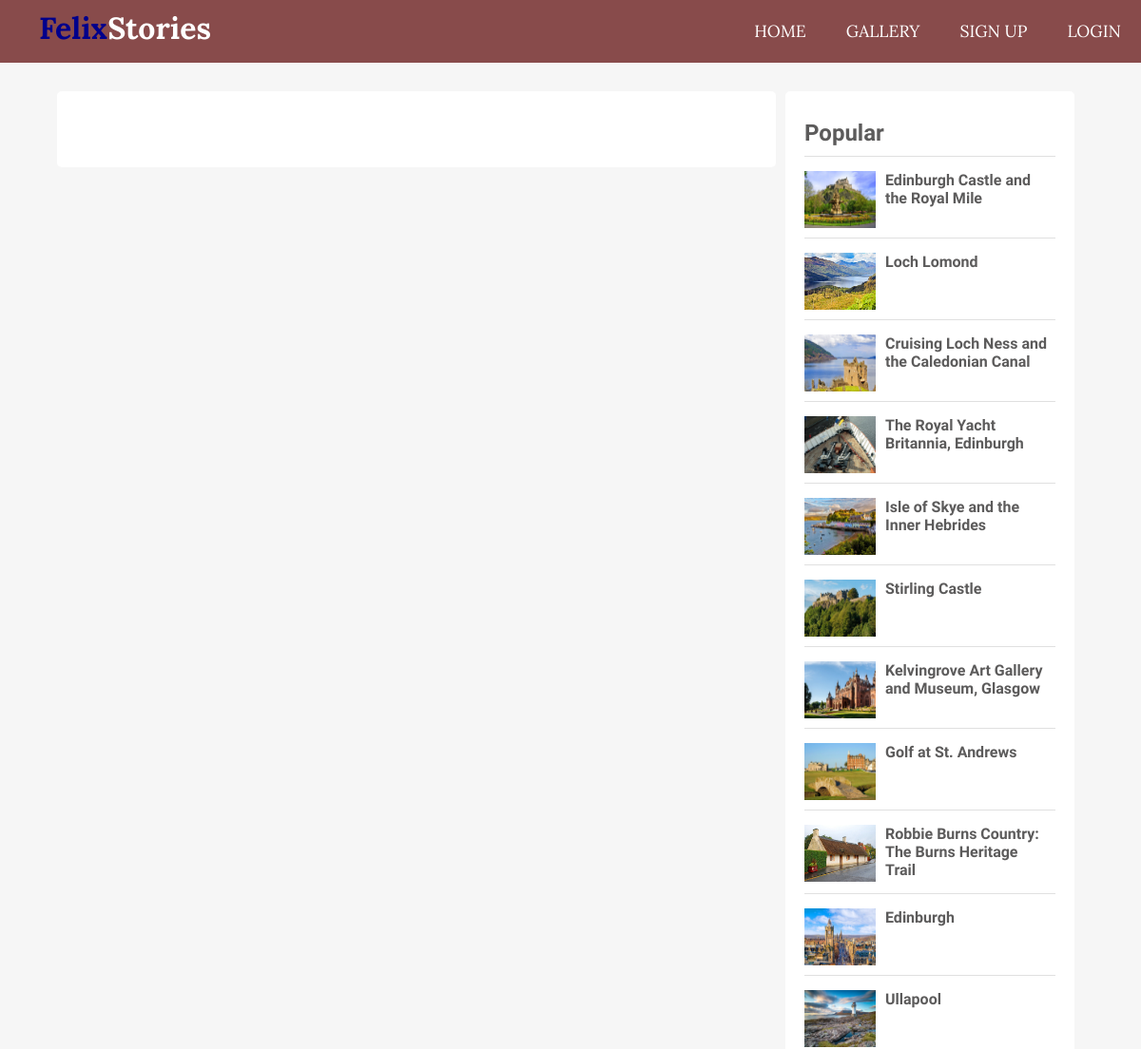
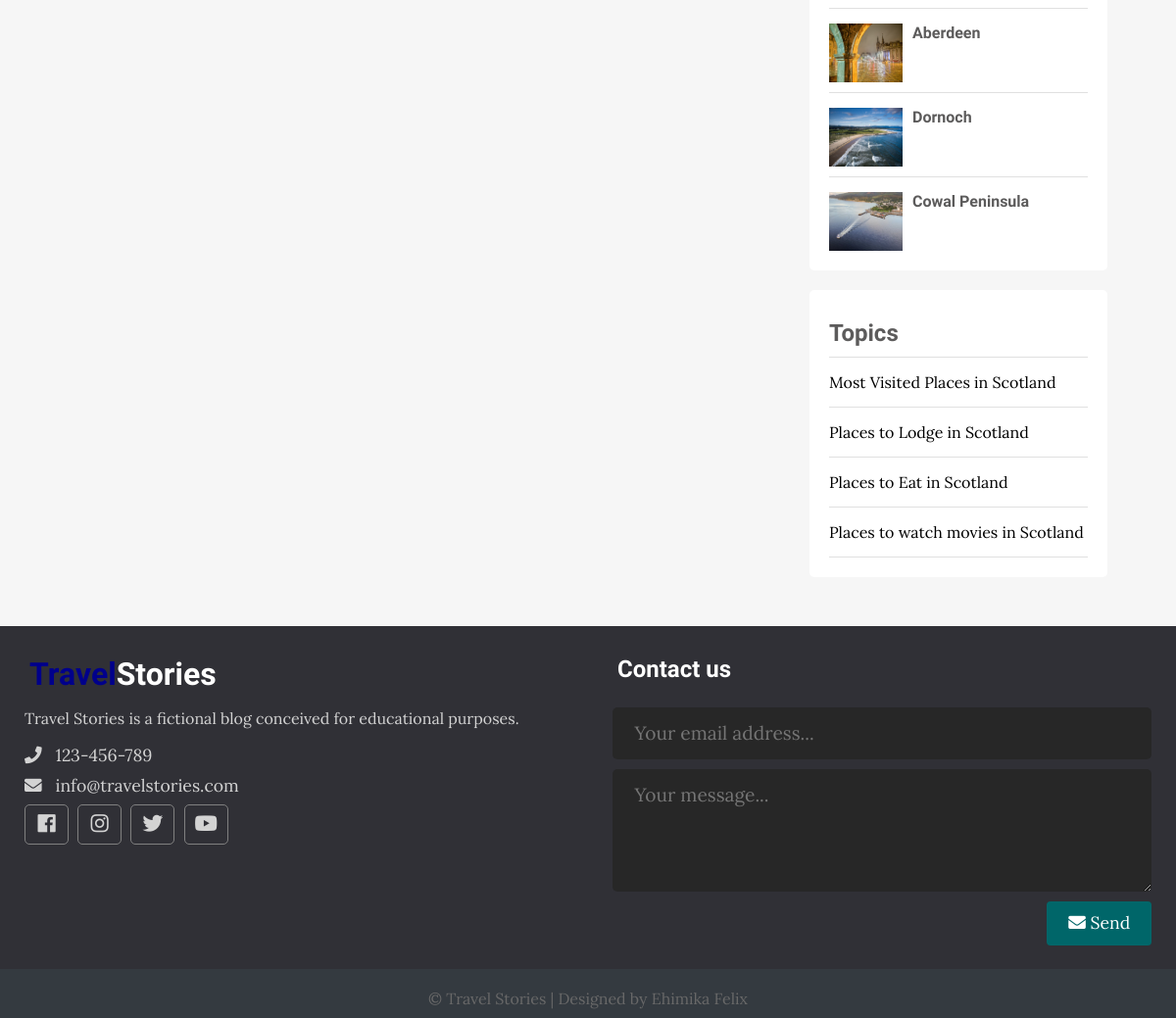
The page /single.php on the database its author committed (2 pictures, top to bottom).
### tables this page shows
CREATE TABLE `posts` (
  `id` int(11) NOT NULL,
  `user_id` int(11) NOT NULL,
  `topic_id` int(11) DEFAULT NULL,
  `title` varchar(255) NOT NULL,
  `image` varchar(255) NOT NULL,
  `body` text NOT NULL,
  `published` tinyint(4) NOT NULL,
  `created_at` datetime NOT NULL DEFAULT current_timestamp()
);

CREATE TABLE `topics` (
  `id` int(11) NOT NULL,
  `name` varchar(100) NOT NULL,
  `description` text NOT NULL
);

### app/database/db.php (called while the page is built, shortened)
<?php
require('connect.php');
function executeQuery($sql, $data)
{
    global $conn;
    $stmt = $conn->prepare($sql);
    $values = array_values($data);
    $types = str_repeat('s', count($values));
    $stmt->bind_param($types, ...$values);
    $stmt->execute();
    return $stmt;
}
function selectAll($table, $conditions = [])
{
    global $conn;
    $sql = "SELECT * FROM $table";
    if (empty($conditions)) {
        $stmt = $conn->prepare($sql);
        $stmt->execute();
        $records = $stmt->get_result()->fetch_all(MYSQLI_ASSOC);
        return $records;
    } else {
        $i = 0;
        foreach ($conditions as $key => $value) {
            if ($i === 0) {
                $sql = $sql . " WHERE $key=?";
            } else {
                $sql = $sql . " AND $key=?";
            }
            $i++;
        }
        $stmt = executeQuery($sql, $conditions);
        $records = $stmt->get_result()->fetch_all(MYSQLI_ASSOC);
        return $records;
    }
}

### app/controllers/posts.php (called while the page is built, shortened)
<?php
include(ROOT_PATH . "/app/database/db.php");
$table = 'posts';
$topics = selectAll('topics');
$posts = selectAll($table);

### single.php (the view, shortened to what this page needs)
<?php include(ROOT_PATH . '/app/controllers/posts.php');
$topics = selectAll('topics');
$posts = selectAll('posts', ['published' => 1]);
?>
<!DOCTYPE html>
<html lang="en">
<head>
  <link rel="stylesheet" href="https://use.fontawesome.com/releases/v5.7.2/css/all.css"
>
  <link rel="stylesheet" href="assets/css/style.css">
</head>
<body>
  <?php include(ROOT_PATH . "/app/includes/header.php"); ?>
  <div class="page-wrapper">
    <div class="content clearfix">
      <div class="main-content-wrapper">
        <div class="main-content single">
        </div>
      </div>
      <div class="sidebar single">
        <div class="section popular">
          <h2 class="section-title">Popular</h2>
          <?php foreach ($posts as $p): ?>
            <div class="post clearfix">
              <img src="<?php echo BASE_URL . '/assets/images/' . $p['image']; ?>" alt="">
              <a href="" class="title">
                <h4><?php echo $p['title'] ?></h4>
              </a>
            </div>
          <?php endforeach; ?>
        </div>
        <div class="section topics">
          <h2 class="section-title">Topics</h2>
          <ul>
            <?php foreach ($topics as $topic): ?>
              <li><a href="<?php echo BASE_URL . '/index.php?t_id=' . $topic['id'] . '&name=' . $topic['name'] ?>"><?php echo $topic['name']; ?></a></li>
            <?php endforeach; ?>
          </ul>
        </div>
      </div>
    </div>
  </div>
  <?php include(ROOT_PATH . "/app/includes/footer.php"); ?>
</body>
</html>

### app/includes/header.php (shortened to what this page needs)
<header>
    <a href="<?php echo BASE_URL . '/index.php' ?>" class="logo">
      <h1 class="logo-text"><span>Felix</span>Stories</h1>
    </a>
    <ul class="nav">
      <li><a href="<?php echo BASE_URL . '/index.php' ?>">HOME</a></li>
      <li><a href="<?php echo BASE_URL . '/gallery.php' ?>">GALLERY</a></li>
      <?php if (isset($_SESSION['id'])): ?>
        <li>
          <a href="#">
            <i class="fa fa-user"></i>
            <?php echo $_SESSION['username']; ?>
            <i class="fa fa-chevron-down" style="font-size: .8em;"></i>
          </a>
          <ul>
              <li><a href="<?php echo BASE_URL . '/admin/dashboard.php' ?>">Dashboard</a></li>
            <li><a href="<?php echo BASE_URL . '/logout.php' ?>" class="logout">Logout</a></li>
          </ul>
        </li>
      <?php else: ?>
        <li><a href="<?php echo BASE_URL . '/register.php' ?>">SIGN UP</a></li>
        <li><a href="<?php echo BASE_URL . '/login.php' ?>">LOGIN</a></li>
      <?php endif; ?>
    </ul>
</header>

### app/includes/footer.php
<div class="footer">
   <div class="footer-content">
     <div class="footer-section about">
       <h1 class="logo-text"><span>Travel</span>Stories</h1>
       <p>
         Travel Stories is a fictional blog conceived for educational purposes.
       </p>
       <div class="contact">
         <span><i class="fas fa-phone"></i> &nbsp; 123-456-789</span>
         <span><i class="fas fa-envelope"></i> &nbsp; info@travelstories.com</span>
       </div>
       <div class="socials">
         <a href="#"><i class="fab fa-facebook"></i></a>
         <a href="#"><i class="fab fa-instagram"></i></a>
         <a href="#"><i class="fab fa-twitter"></i></a>
         <a href="#"><i class="fab fa-youtube"></i></a>
       </div>
     </div>
     <div class="footer-section contact-form">
       <h2>Contact us</h2>
       <br>
       <form action="index.html" method="post">
         <input type="email" name="email" class="text-input contact-input" placeholder="Your email address...">
         <textarea rows="4" name="message" class="text-input contact-input" placeholder="Your message..."></textarea>
         <button type="submit" class="btn btn-big contact-btn">
           <i class="fas fa-envelope"></i>
           <a href="#">Send</a>
         </button>
       </form>
     </div>
   </div>
   <div class="footer-bottom">
     &copy; Travel Stories | Designed by Ehimika Felix
   </div>
 </div>

### assets/css/style.css (style rules this page uses)
* { box-sizing: border-box; }
html, body { height: 100%; padding: 0px; margin: 0px; background: #f6f6f6; font-family: "Lora", serif; }
h1, h2, h3, h4, h5, h6 { font-family: "Candal", serif; color: #5c5b5b; margin: 5px; }
a { text-decoration: none; color: inherit; }
.clearfix::after { content: ""; display: block; clear: both; }
.btn { padding: 0.5rem 1rem; background: #006669; color: white; border: 1px solid transparent; border-radius: 0.25rem; font-size: 1.08em; font-family: "Lora", serif; }
.btn-big { padding: 0.7rem 1.3rem; line-height: 1.3rem; }
.text-input { padding: 0.7rem 1rem; display: block; width: 100%; border-radius: 5px; border: 1px solid #e0e0e0; outline: none; color: #444; line-height: 1.5rem; font-size: 1.2em; font-family: "Lora", serif; }
header { background: #884b4b; height: 66px; }
header * { color: white; }
header .logo { float: left; height: inherit; margin-left: 2em; }
header .logo-text { margin: 9px; font-family: "Lora", Georgia, 'Times New Roman', Times, serif; }
header .logo-text span { color: darkblue; }
header ul { float: right; margin: 0px; padding: 0px; list-style: none; }
header ul li { float: left; position: relative; }
header ul li a { display: block; padding: 21px; font-size: 1.1em; text-decoration: none; }
.page-wrapper { min-height: 100%; }
.content { width: 90%; margin: 30px auto 30px; }
.content .main-content { width: 70%; float: left; }
.content .main-content.single { background: white; padding: 20px 50px; font-size: 1.1em; border-radius: 5px; }
.content .popular .post { border-top: 1px solid #e0e0e0; margin-top: 10px; padding-top: 10px; }
.content .popular .post img { height: 60px; width: 75px; float: left; margin-right: 10px; }
.content .sidebar { width: 30%; float: left; }
.content .sidebar.single { padding: 0px 10px; }
.content .sidebar .section { background: white; padding: 20px; border-radius: 5px; margin-bottom: 20px; }
.content .sidebar .section .section-title { margin: 10px 0px 10px 0px; }
.content .sidebar .section.topics ul { margin: 0px; padding: 0px; list-style: none; border-top: 1px solid #e0e0e0; }
.content .sidebar .section.topics ul li a { display: block; padding: 15px 0px 15px 0px; border-bottom: 1px solid #e0e0e0; transition: all 0.3s; }
.footer { background: #303036; color: #d3d3d3; height: 400px; position: relative; }
.footer .footer-content { height: 350px; display: flex; }
.footer .footer-content .footer-section { flex: 1; padding: 25px; }
.footer .footer-content h1, .footer .footer-content h2 { color: white; }
.footer .footer-content .about h1 span { color: darkblue; }
.footer .footer-content .about .contact span { display: block; font-size: 1.1em; margin-bottom: 8px; }
.footer .footer-content .about .socials a { border: 1px solid gray; width: 45px; height: 41px; padding-top: 5px; margin-right: 5px; text-align: center; display: inline-block; font-size: 1.3em; border-radius: 5px; transition: all 0.3s; }
.footer .footer-content .contact-form .contact-input { background: #272727; color: #bebdbd; margin-bottom: 10px; line-height: 1.5rem; padding: 0.9rem 1.4rem; border: none; }
.footer .footer-content .contact-form .contact-btn { float: right; font-size: 1.1em; font-family: "Lora", serif; }
.footer .footer-bottom { background: #343a40; color: #686868; height: 50px; width: 100%; text-align: center; position: absolute; bottom: 0px; left: 0px; padding-top: 20px; }

### rows shown on the page
posts: image (picture), title "Edinburgh Castle and the Royal Mile"
posts: image (picture), title "Loch Lomond"
posts: image (picture), title "Cruising Loch Ness and the Caledonian Canal"
posts: image (picture), title "The Royal Yacht Britannia, Edinburgh"
posts: image (picture), title "Isle of Skye and the Inner Hebrides"
posts: image (picture), title "Stirling Castle"
posts: image (picture), title "Kelvingrove Art Gallery and Museum, Glasgow"
posts: image (picture), title "Golf at St. Andrews"
posts: image (picture), title "Robbie Burns Country: The Burns Heritage Trail"
posts: image (picture), title "Edinburgh"
posts: image (picture), title "Ullapool"
posts: image (picture), title "Aberdeen"
posts: image (picture), title "Dornoch"
posts: image (picture), title "Cowal Peninsula"
topics: name "Most Visited Places in Scotland"
topics: name "Places to Lodge in Scotland"
topics: name "Places to Eat in Scotland"
topics: name "Places to watch movies in Scotland"
